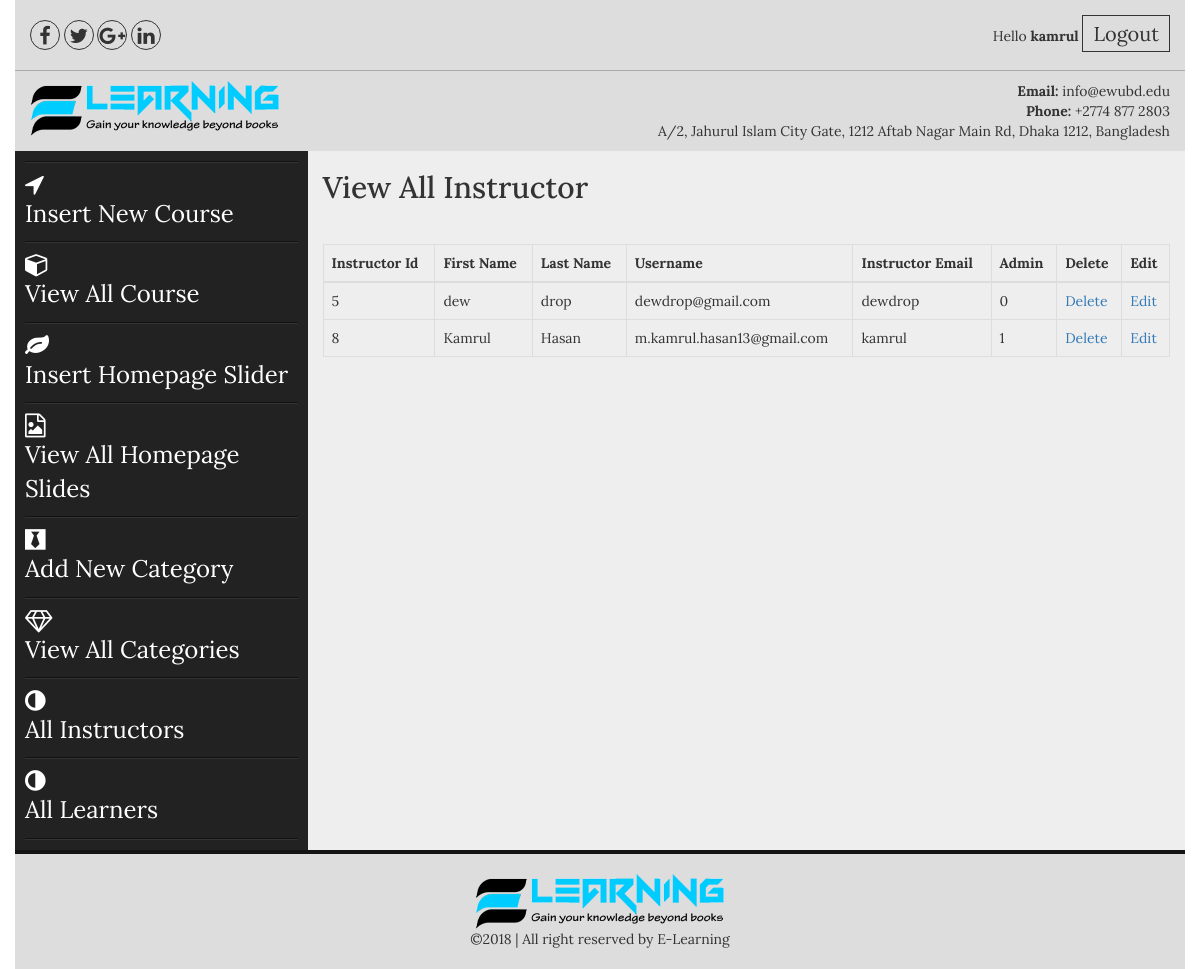
Page /admin/all_instructors.php (signed in) on the committed database.
### tables this page shows
CREATE TABLE IF NOT EXISTS `instructors` (
`user_id` int(100) NOT NULL,
  `user_fname` text NOT NULL,
  `user_lname` text NOT NULL,
  `user_name` varchar(100) NOT NULL,
  `user_email` varchar(100) NOT NULL,
  `user_pass` varchar(50) NOT NULL,
  `about` text NOT NULL,
  `admin` tinyint(1) DEFAULT NULL
);

### admin/all_instructors.php (the view)
<?php include("includes/header.php");?>
<section class="admin_area">
    <div class="container">
        <div class="row">
            <?php include("includes/admin_menus.php");?>
            <div class="col-md-9 col-sm-9 col-xs-12">
                <div class="add_admin_content">
                   <h2>View All Instructor</h2>
                      <table class="table table-bordered">
                        <thead>
                          <tr>
                            <th>Instructor Id</th>
                            <th>First Name</th>
                            <th>Last Name</th>
                            <th>Username</th>
                            <th>Instructor Email</th>
                            <th>Admin</th>
                            <th>Delete</th>
                            <th>Edit</th>
                          </tr>
                        </thead>
                        <tbody>
                        <?php
                        $user = "select * from instructors";
                        $run_user = mysqli_query($con,$user);
                        while($user_row = mysqli_fetch_array($run_user)):
                        $user_id = $user_row ['user_id'];
                        $fname = $user_row ['user_fname'];
                        $lname = $user_row ['user_lname'];
                        $uemail = $user_row ['user_email'];
                        $uname = $user_row ['user_name'];
                        $admin = $user_row ['admin'];
                        ?>
                          <tr>
                            <td><?php echo $user_id;?></td>
                            <td><?php echo $fname;?></td>
                            <td><?php echo $lname;?></td>
                            <td><?php echo $uemail;?></td>
                            <td><?php echo $uname;?></td>
                            <td><?php echo $admin;?></td>
                            <td><a href="delete_instructor.php?del_user=<?php echo $user_id;?>">Delete</a></td>
                            <td><a href="edit_instructor.php?edit_user=<?php echo $user_id;?>">Edit</a></td>
                          </tr>
                        <?php endwhile;?>
                        </tbody>
                      </table>
                </div>
            </div>
        </div>
    </div>
</section>
<?php include("includes/footer.php");?>

### admin/css/style.css (style rules this page uses)
body { font-family: 'Lora', serif; }
h1,h2,h3,h4,h5,h6,p { margin: 0; padding: 0 }
.container { background: #eee }
.admin_area .row { position: relative; }
.add_admin_content h2 { margin-bottom: 40px; margin-top: 20px; }
body, html { height: 100%; }

### rows in the picture
instructors: user_id "5", user_fname "dew", user_lname "drop", user_email "dewdrop@gmail.com", user_name "dewdrop", admin "0"
instructors: user_id "8", user_fname "Kamrul", user_lname "Hasan", user_email "m.kamrul.hasan13@gmail.com", user_name "kamrul", admin "1"

### other values in the picture
$_SESSION['user_name'] "kamrul"
